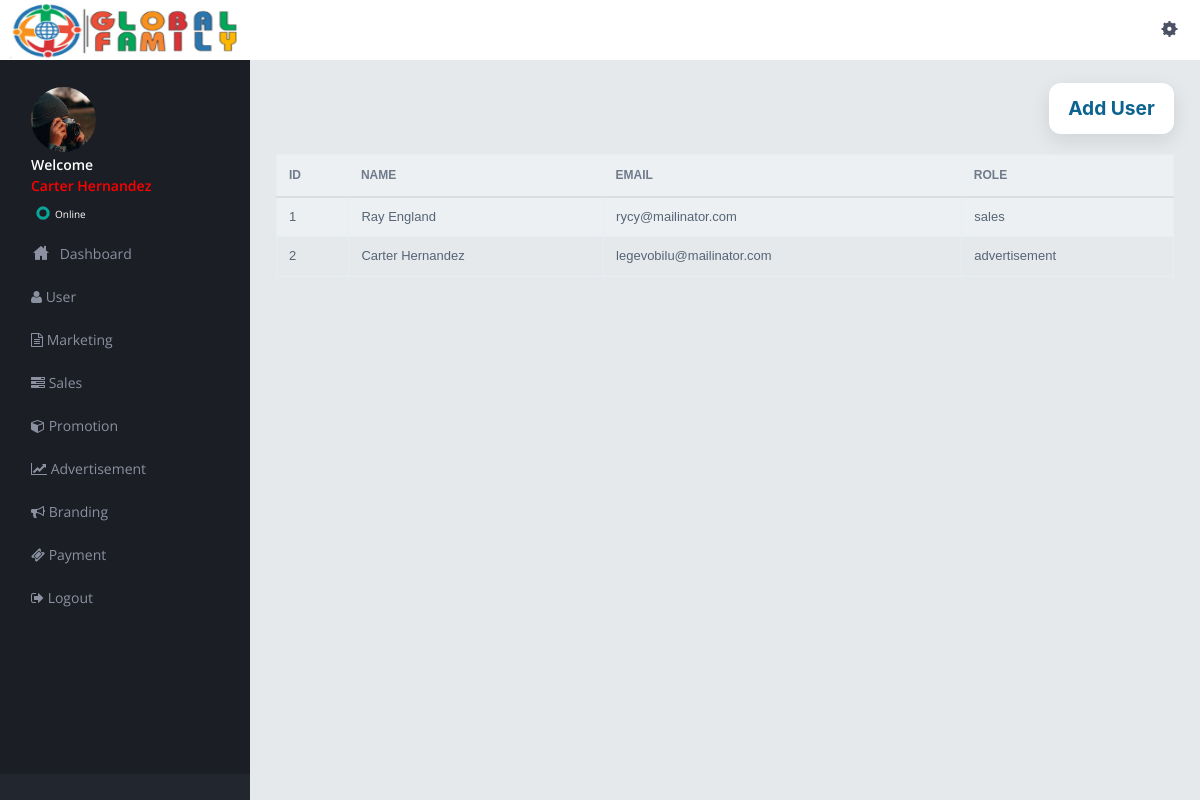
Page /user.php (signed in) on the committed database.
### tables this page shows
CREATE TABLE `reel` (
  `id` int(3) NOT NULL,
  `name` varchar(255) NOT NULL,
  `email` varchar(255) NOT NULL,
  `password` varchar(255) NOT NULL,
  `phone` varchar(10) NOT NULL,
  `gender` varchar(255) NOT NULL,
  `role` varchar(255) NOT NULL,
  `address` varchar(255) NOT NULL,
  `usertype` varchar(255) NOT NULL,
  `Country` varchar(255) NOT NULL,
  `State` varchar(255) NOT NULL,
  `City` varchar(255) NOT NULL,
  `image` varchar(255) NOT NULL,
  `time` timestamp(6) NOT NULL DEFAULT current_timestamp(6) ON UPDATE current_timestamp(6)
);

### user.php (the view, shortened to what this page needs)
<!DOCTYPE html>
<html>
<head>
<link href="assets/plugins/pace/pace-theme-flash.css" rel="stylesheet" type="text/css" media="screen"/>
<link href="assets/plugins/boostrapv3/css/bootstrap.min.css" rel="stylesheet" type="text/css"/>
<link href="assets/plugins/boostrapv3/css/bootstrap-theme.min.css" rel="stylesheet" type="text/css"/>
<link href="assets/plugins/font-awesome/css/font-awesome.css" rel="stylesheet" type="text/css"/>
<link href="assets/css/animate.min.css" rel="stylesheet" type="text/css"/>
<link href="assets/plugins/jquery-scrollbar/jquery.scrollbar.css" rel="stylesheet" type="text/css"/>
<link href="assets/css/style.css" rel="stylesheet" type="text/css"/>
<link href="assets/css/responsive.css" rel="stylesheet" type="text/css"/>
<link href="assets/css/custom-icon-set.css" rel="stylesheet" type="text/css"/>
</head>
<body class="">
<?php include("header.php");?>
<div class="page-container row-fluid">
	<?php
    include("leftbar.php");?>
  </div>
  </div>
   <div class="footer-widget">
  </div>
  <div class="page-content">
    <div class="content">
       <div align="right">
    <button  type="button" name="add"  id="add" class="btn button-35"><a href="Register.php">Add User</a></button>
    </div>
    <br>
    <form name="bulk_action_form" action=""  id="bulk_action_form" method="get" onSubmit="return delete_confirm()";>
                            <table  class="table table-bordered table-striped" width="1000px" >
                                <tbody>
                                    <tr>
                                        <th>Id</th>
				                        <th>Name</th>
                                        <th>Email</th>
				                        <th>Role</th>
                                    </tr>
                                </tbody>
                                <tbody>
                                </div>
                                <?php
                                        $query = "SELECT * FROM reel";
                                        $query_run  = mysqli_query($db,$query);
                                        if(mysqli_num_rows($query_run) > 0)
                                        {
                                         $line_number = 1;
                                            foreach($query_run as $row)
                                            {
                                                ?>
                                                    <tr>
                                                        <td><?= $line_number++; ?></td>
                                                        <td><?= $row['name'];?></td>
                                                        <td><?= $row['email'];?></td>
                                                        <td><?= $row['role'];?></td>
                                                </tr>
                                                <?php
                                            }
                                        }
                                        else
                                        {
                                            ?>
                                             <tr>
                                                    <td colspan="7">No Record Found</td>
                                                </tr>
                                            <?php
                                        }
                                    ?>
</div>
 </div>
</body>
</html>

### leftbar.php (shortened to what this page needs)
<?php
include 'db.php';
$id = $_SESSION['id'];
$sql = "SELECT * FROM reel WHERE id = $id";
$query = mysqli_query($db, $sql);
$row = mysqli_fetch_array($query);
?>
  <div class="page-sidebar" id="main-menu">
    <div class="page-sidebar-wrapper scrollbar-dynamic" id="main-menu-wrapper">
      <div class="user-info-wrapper">
        <div class="profile-wrapper"> <img src= "upload/<?= $row['image']; ?>"  alt=""  width="70" height="70" /> </div>
        <div class="user-info">
          <div class="greeting" style="font-size:14px;">Welcome <p style="color:red"><a href="profile.php" style="color:red"><?php echo $row['name']; ?></a> </p></div>
          <div class="status" style="font-size:10px;"><a href="profile.php">
            <div class="status-icon green"></div>Online</a></div>
      </div>
      </div>
    <ul>
      <li class="start"> <a href="index.php"> <i class="icon-custom-home"></i> <span class="title">Dashboard</span> <span class="selected"></span>  </a>
		    </li>
          <li><a href="user.php"><span class="fa fa-user"></span> User</a></li>
          <li><a href="marketing.php"><span class="fa fa-file-text-o"></span> Marketing</a></li>
          <li ><a href="sales.php"> <span class="fa fa-tasks"></span> Sales</a></li>
					<li ><a href="#"><span class="fa fa-cube"></span> Promotion</a></li>
          <li ><a href="#"><span class="fa fa-line-chart"></span> Advertisement</a></li>
          <li ><a href="#"><span class="fa fa-bullhorn"></span> Branding</a></li>
          <li ><a href="#"><span class="fa fa-ticket"></span> Payment</a></li>
          <li ><a href="logout.php"><span class="fa fa-sign-out"></span> Logout</a></li>
    </ul>

### assets/css/responsive.css (style rules this page uses)
@media (min-width: 980px) { .page-sidebar { display: inline-block; float: left; position: fixed; width: 250px; margin-top: 58px; padding-bottom: 105px; } }
@media (min-width: 980px) { .page-sidebar .page-sidebar-wrapper { display: inline-block; float: left; height: 100%; max-width: 250px; width: 100%; } }
@media (min-width: 980px) { .page-sidebar ul { width: 250px; } }
@media (min-width: 980px) { .page-content { margin-left: 250px; min-height: 100%; } }

### rows in the picture
reel: image (picture), name "Carter Hernandez", email "legevobilu@mailinator.com", role "advertisement"
reel: name "Ray England", email "rycy@mailinator.com", role "sales"
